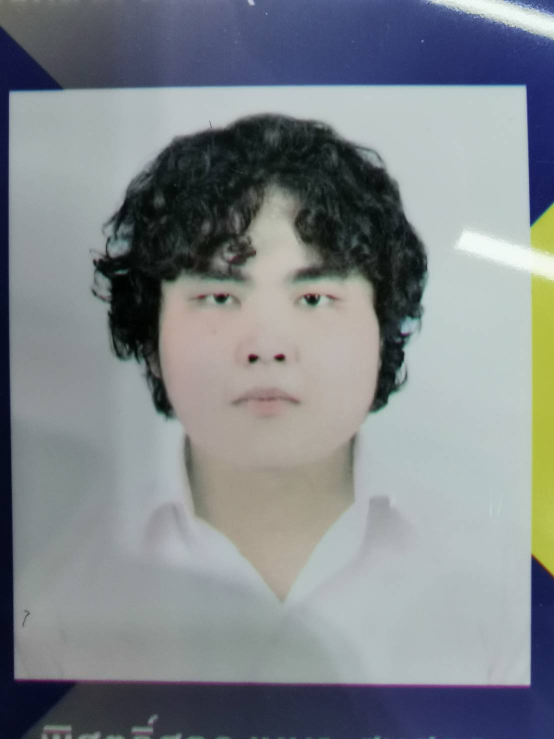
#> input picture dataset/1.jpg, 1108 x 1477 px, given in place of 170906.jpg, which was not available (shown at 1/2 size)
$ jupyter execute --allow-errors fourier_converter.ipynb   (text cells are left out)
#> lines starting #> are read from the running program, lines starting #| are printed output that depends on the picture; pictures that were not available may be replaced by others from this repository, and a replacement may not be noted
[cell 1]
import numpy as np
import scipy as sp
import matplotlib.pyplot as plt
import matplotlib.image as mpimg
import matplotlib as mpl
import sympy as smp
import cv2
from skimage import color
from skimage import io
from scipy.fft import fftfreq
from scipy.fft import fft, ifft, fft2, ifft2, fftshift
import os
from os import listdir, remove, mkdir
from os.path import isdir, isfile
from PIL import Image

[cell 2]
width = 256
imgnor = color.rgb2gray(io.imread('C:/testcam/datatest/fakerepic/170906.jpg'))
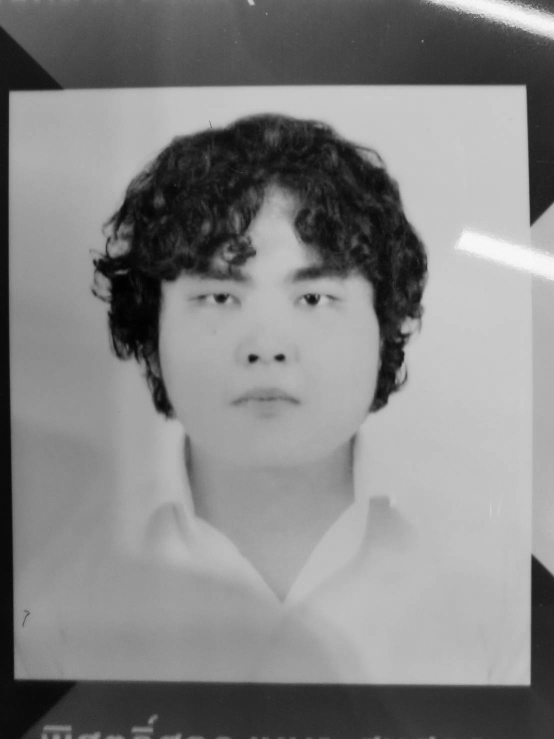
#> imgnor: shape (1477, 1108) float64 (shown at 1/2 size); min 0.00281, max 0.98, mean 0.52
img = cv2.resize(imgnor ,(width,width))
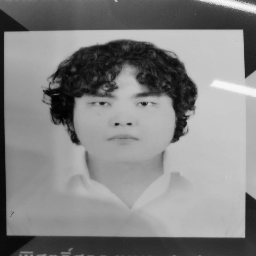
#> img: shape (256, 256) float64; min 0.00589, max 0.974, mean 0.52
# [7 lines of commented-out code are left out]
img_FFT = (fftshift(fft2(img)))
#plt.imshow(np.abs(img_FFT), cmap='gray', vmax=20), plt.xticks([]), plt.yticks([])
print(img)
#> (printed output is left out)
plt.imshow(np.abs(img_FFT), cmap='gray', vmax=200), plt.xticks([]), plt.yticks([])
cv2.imwrite('C:/testcam/github/fourier_converter/imwritepicture/fourier/filename.jpg', (np.abs(img_FFT)))
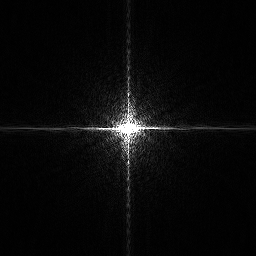
#> saved as filename.jpg: shape (256, 256); min 0, max 255, mean 9.2
#> Out = True

[cell 3]
def convertpic():
    width = 640
    imgnor = color.rgb2gray(io.imread(a))
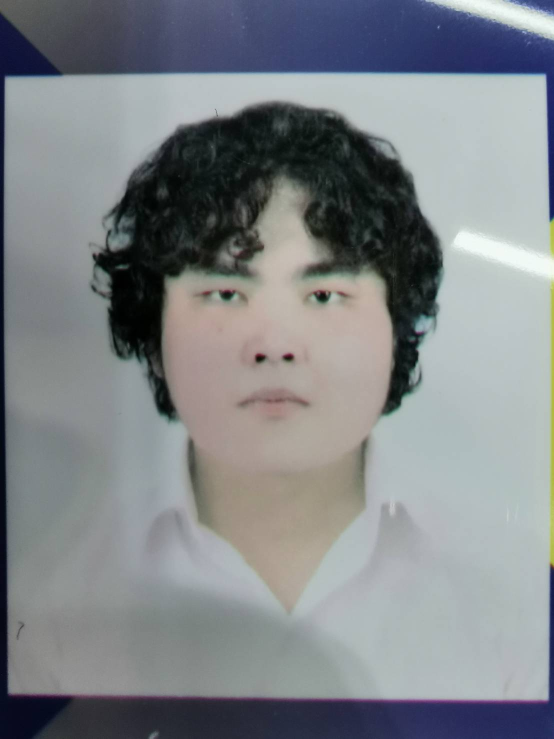
#> input picture dataset/2.jpg, 1108 x 1477 px, given in place of 3.jpg, which was not available (shown at 1/2 size)
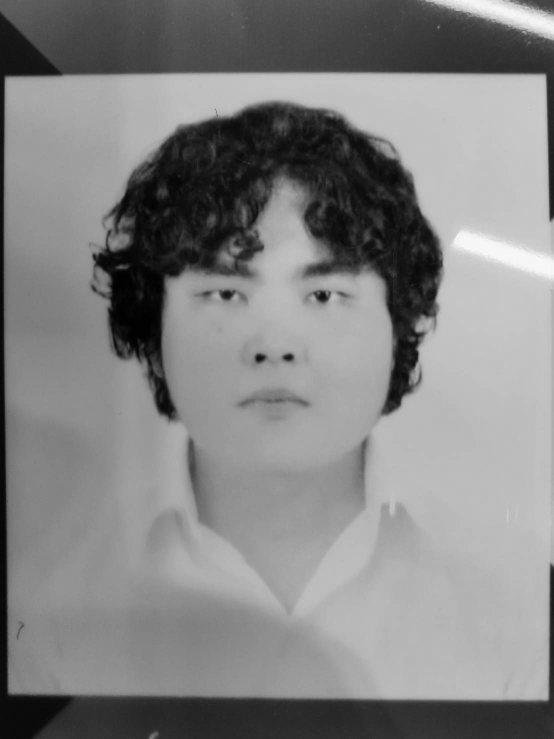
#> imgnor: shape (1477, 1108) float64 (shown at 1/2 size); min 0.00195, max 0.983, mean 0.517
    img = cv2.resize(imgnor ,(width,width))
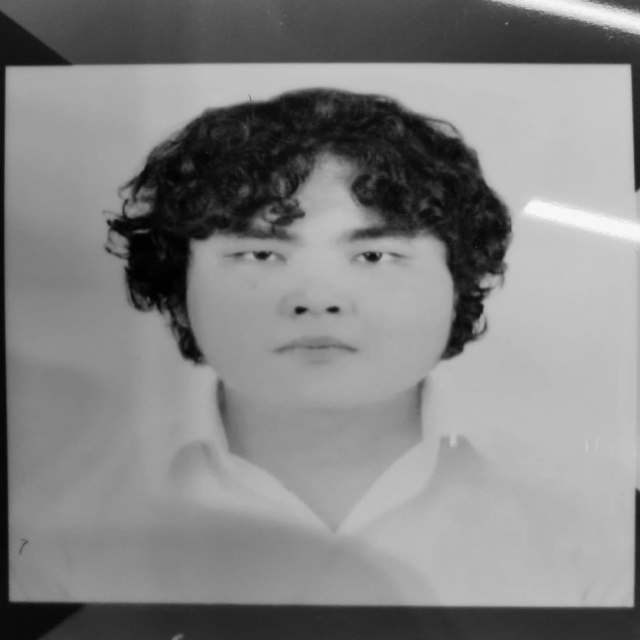
#> img: shape (640, 640) float64; min 0.0025, max 0.976, mean 0.517
    #img = color.rgb2gray(io.imread('C:/Users/Windows 10/Downloads/fakerepic/172064.jpg'))
    img_FT = fft2(img)
    fy = np.fft.fftfreq(img.shape[0],d=100) #suppose the spacing between pixels is 10mm, for example
    fx = np.fft.fftfreq(img.shape[1],d=100)
    print('{:.2f} correponds to fx={:.6f} and fy={:.6f}'.format(img_FT[10,20], fx[20], fy[10]))
#| -15.77+520.91j correponds to fx=0.000313 and fy=0.000156
    plt.imshow(np.abs(img_FT), cmap='gray', vmax=200)
    plt.colorbar()

    img_FFT = (fftshift(fft2(img)))
    #img_FFT = np.abs(fftshift(fft2(img)))
    plt.imshow(np.abs(img_FFT), cmap='gray', vmax=200)
    plt.colorbar()

    img_FT_alt = np.copy(img_FT)
    img_FT_alt[-2:] = 0
    img_FT_alt[:,-2:] = 0
    img_FT_alt[:2] = 0
    img_FT_alt[:,:2] = 0
    img_alt = np.abs(ifft2(img_FT_alt))
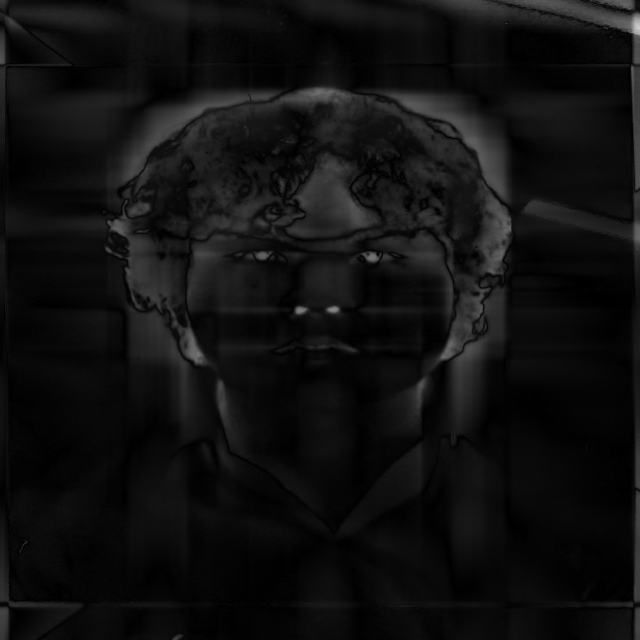
#> img_alt: shape (640, 640) float64; min 3.43e-05, max 0.807, mean 0.0643
    plt.imshow(img_alt, cmap='gray')
    plt.colorbar()

    plt.subplot(121),plt.imshow(cv2.resize((io.imread(a)),(width,width)))
    plt.title('Input Image'), plt.xticks([]), plt.yticks([])
    plt.subplot(122),plt.imshow(np.abs(img_FFT), cmap='gray', vmax=200)
    plt.title('Fourier Spectrum'), plt.xticks([]), plt.yticks([])
    plt.show()
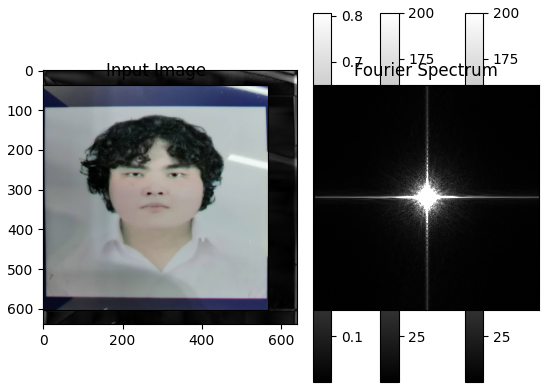
#> figure drawn by matplotlib, 6 panels
    cv2.imwrite('C:/testcam/github/fourier_converter/imwritepicture/fourier/3.jpg', (np.abs(img_FFT)))

    fig = plt.figure()

    ax2 = fig.add_subplot(1, 2, 1)
    ax2.set_title("Input Image")
    ax2.set_xticks([])
    ax2.set_yticks([])
    input_img = mpimg.imread(os.path.join('C:/testcam/github/fourier_converter/dataset', '3.jpg'))
#> input_img is the input picture: shape (1477, 1108, 3); mean R, G, B 128.2, 132.6, 136.1
    ax2.imshow(input_img)

    ax2 = fig.add_subplot(1, 2, 2)
    ax2.set_title("Fourier Image")
    ax2.set_xticks([])
    ax2.set_yticks([])
    fourier_img = cv2.imread(os.path.join('C:/testcam/github/fourier_converter/imwritepicture/fourier', '3.jpg'))
#> fourier_img: shape (640, 640, 3); min 0, max 255, mean 8.6
    ax2.imshow(fourier_img)

    # Save the full figure...
    fig.savefig('C:/testcam/github/fourier_converter/imwritepicture/inputandfourier/3.jpg')

    return

[cell 4]
a = ('C:/testcam/github/fourier_converter/dataset/3.jpg')
convertpic()

[cell 5]
def convert_fourier():
    width = 640
    imgnor = color.rgb2gray(io.imread('b'))
    img = cv2.resize(imgnor ,(width,width))
    img_FFT = (fftshift(fft2(img)))

    print(img)
#> (printed output is left out)
    plt.imshow(np.abs(img_FFT), cmap='gray', vmax=200), plt.xticks([]), plt.yticks([])
    cv2.imwrite('D:/datasetpicture/picture/real_fourier640/4.jpg', (np.abs(img_FFT)))

    return

[cell 6]
b = ('D:/datasetpicture/picture/real/3.jpg')
convert_fourier()
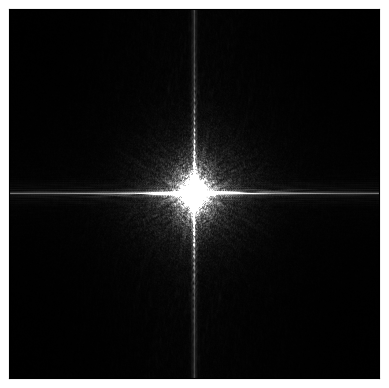
#> figure drawn by matplotlib, 1 panel

[cell 7]
width = 640
#> (the rest of this cell did not finish here and is left out)

[cell 8]
def compare():
    fig = plt.figure()

    ax2 = fig.add_subplot(1, 2, 1)
    ax2.set_title("Input Image")
    ax2.set_xticks([])
    ax2.set_yticks([])
    input_img = mpimg.imread(os.path.join(c))
    ax2.imshow(input_img)

    ax2 = fig.add_subplot(1, 2, 2)
    ax2.set_title("Fourier Image")
    ax2.set_xticks([])
    ax2.set_yticks([])
    fourier_img = cv2.imread(os.path.join('C:/testcam/github/fourier_converter/imwritepicture/fourier', '3.jpg'))
    ax2.imshow(fourier_img)

    # Save the full figure...
    fig.savefig('C:/testcam/github/fourier_converter/imwritepicture/inputandfourier/3.jpg')

    return

[cell 9]
c = ('C:/testcam/github/fourier_converter/dataset/3.jpg')
compare()

[cell 10]
import cv2

import os,glob

from os import listdir,makedirs

from os.path import isfile,join
path = 'D:/datasetpicture/picture/real' # Source Folder
dstpath = 'D:/datasetpicture/picture/te' # Destination Folder

try:
    makedirs(dstpath)
except:
    print ("Directory already exist, images will be written in same folder")
# Folder won't used
files = list(filter(lambda f: isfile(join(path,f)), listdir(path)))
for image in files:
    try:
        img = cv2.imread(os.path.join(path,image))
#> img: shape (1477, 1108, 3)
        gray = cv2.cvtColor(img,cv2.COLOR_BGR2GRAY)
        dstPath = join(dstpath,image)
        cv2.imwrite(dstPath,gray)
    except:
        print ("{} is not converted amon".format(image))
for fil in glob.glob("*.jpg"):
    try:
        image = cv2.imread(fil)
        gray_image = cv2.cvtColor(os.path.join(path,image), cv2.COLOR_BGR2GRAY) # convert to greyscale
        cv2.imwrite(os.path.join(dstpath,fil),gray_image)
    except:
        print('{} is not converted 5555')

[cell 11]
import cv2

import os,glob

from os import listdir,makedirs

from os.path import isfile,join
path = 'D:/datasetpicture/picture/te' # Source Folder
dstpath = 'D:/datasetpicture/picture/te2' # Destination Folder
width = 640
try:
    makedirs(dstpath)
except:
    print ("Directory already exist, images will be written in same folder")
# Folder won't used
files = list(filter(lambda f: isfile(join(path,f)), listdir(path)))
for image in files:
    try:
        img = cv2.imread(os.path.join(path,image))
        resize = cv2.resize(img ,(width,width))
        dstPath = join(dstpath,image)
        cv2.imwrite(dstPath,resize)
    except:
        print ("{} is not converted amon".format(image))
for fil in glob.glob("*.jpg"):
    try:
        image = cv2.imread(fil)
        gray_image = cv2.cvtColor(os.path.join(path,image), cv2.COLOR_BGR2GRAY) # convert to greyscale
        cv2.imwrite(os.path.join(dstpath,fil),gray_image)
    except:
        print('{} is not converted 5555')

[cell 12]
import cv2
import numpy as np
import matplotlib.pyplot as plt
import os,glob

from os import listdir,makedirs
from os.path import isfile,join

def calculate_2dft(input):
    ft = np.fft.ifftshift(input)
    ft = np.fft.fft2(ft)
    return np.fft.fftshift(ft)

path = 'D:/datasetpicture/picture/testdata/fake' # Source Folder
dstpath = 'D:/datasetpicture/picture/testdata/fake_fouri' # Destination Folder
try:
    makedirs(dstpath)
except:
    print ("Directory already exist, images will be written in same folder")
# Folder won't used
files = list(filter(lambda f: isfile(join(path,f)), listdir(path)))
for image in files:
    try:
        width = 640
        imgnor = color.rgb2gray(io.imread(os.path.join(path,image)))
        img = cv2.resize(imgnor ,(width,width))
#> img: shape (640, 640) float64
        img_FFT = (fftshift(fft2(img)))

        dstPath = join(dstpath,image)
        cv2.imwrite(dstPath, (np.abs(img_FFT)))
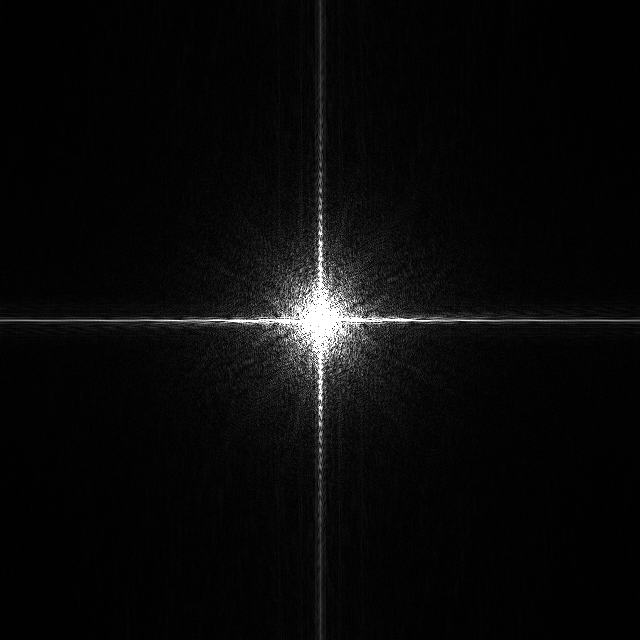
#> saved as 1.jpg: shape (640, 640); min 0, max 255, mean 9.6
    except:
        print ("{} is not converted amon".format(image))
for fil in glob.glob("*.jpg"):
    try:
        image = cv2.imread(fil)
        gray_image = cv2.cvtColor(os.path.join(path,image), cv2.COLOR_BGR2GRAY) # convert to greyscale
        cv2.imwrite(os.path.join(dstpath,fil),gray_image)
    except:
        print('{} is not converted 5555')
